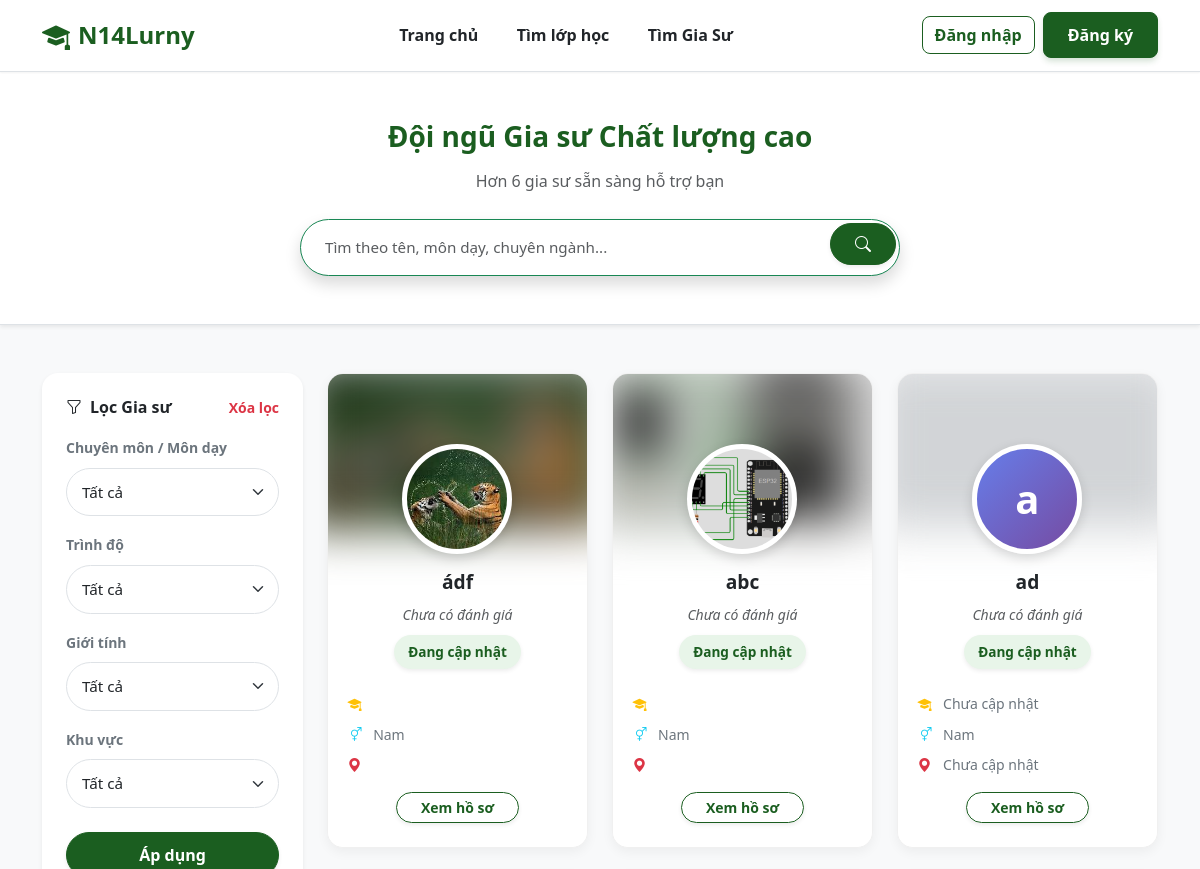
The app's page /N14Lurny/find-tutor.php (upper part), older data.
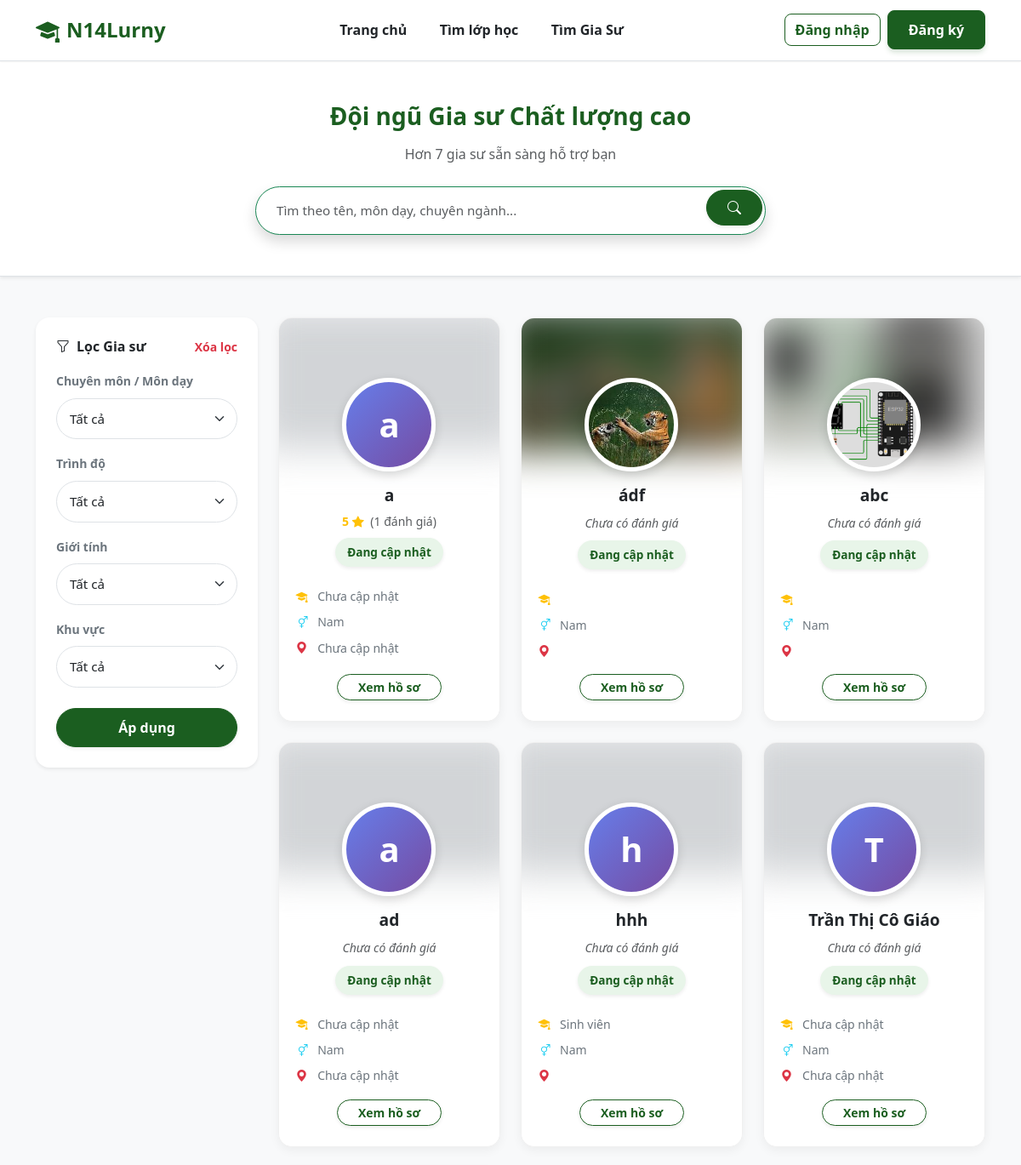
The same page, newer data.
### tables this page shows
CREATE TABLE `users` (
  `id` int(11) NOT NULL,
  `full_name` varchar(100) NOT NULL,
  `email` varchar(100) NOT NULL,
  `password` varchar(255) NOT NULL,
  `role` enum('admin','tutor','student') NOT NULL DEFAULT 'student',
  `avatar` varchar(255) DEFAULT NULL,
  `dob` date DEFAULT NULL,
  `gender` enum('Nam','Nữ','Khác') DEFAULT 'Nam',
  `phone` varchar(20) DEFAULT NULL,
  `bio` text DEFAULT NULL COMMENT 'Giới thiệu bản thân',
  `major` varchar(100) DEFAULT NULL COMMENT 'Chuyên ngành',
  `degree` varchar(100) DEFAULT NULL COMMENT 'Bằng cấp/Trình độ',
  `experience` varchar(100) DEFAULT NULL COMMENT 'Kinh nghiệm',
  `address` varchar(255) DEFAULT NULL COMMENT 'Địa chỉ/Khu vực',
  `school` varchar(255) DEFAULT NULL,
  `grade` varchar(50) DEFAULT NULL,
  `created_at` timestamp NOT NULL DEFAULT current_timestamp(),
  `warnings_count` int(11) DEFAULT 0 COMMENT 'Số lần bị cảnh cáo',
  `is_banned` tinyint(1) DEFAULT 0 COMMENT '1: Bị cấm dạy, 0: Bình thường',
  `avg_rating` float DEFAULT 0,
  `review_count` int(11) DEFAULT 0
);

### N14Lurny/find-tutor.php (the view, shortened to what the changed rows need)
<?php
require 'config/db.php';
$sql = "SELECT * FROM users WHERE role = 'tutor'";
$sql .= " ORDER BY id DESC";
$result = $conn->query($sql);
?>
<!DOCTYPE html>
<html lang="vi">
<head>
    <link href="https://cdn.jsdelivr.net/npm/bootstrap@5.3.0/dist/css/bootstrap.min.css" rel="stylesheet">
    <link href="https://cdn.jsdelivr.net/npm/bootstrap-icons@1.11.1/font/bootstrap-icons.css" rel="stylesheet">
    <link rel="stylesheet" href="assets/css/style.css">
</head>
<body class="bg-light">
<section class="bg-white border-bottom py-5 shadow-sm">
  <div class="container text-center">
    <h3 class="fw-bold text-success mb-3">Đội ngũ Gia sư Chất lượng cao</h3>
    <p class="text-muted mb-4">Hơn <?= $result->num_rows ?> gia sư sẵn sàng hỗ trợ bạn</p>
    <form action="find-tutor.php" method="GET" class="d-flex justify-content-center">
        <div class="position-relative" style="max-width: 600px; width: 100%;">
        </div>
    </form>
  </div>
</section>
<section class="py-5">
  <div class="container">
    <div class="row">
      <main class="col-lg-9">
        <?php if ($result && $result->num_rows > 0): ?>
            <div class="row g-4">
            <?php while($row = $result->fetch_assoc()):
                $avatar_url = (!empty($row['avatar']) && file_exists("assets/uploads/avatars/" . $row['avatar'])) ? "assets/uploads/avatars/" . $row['avatar'] : null;
                $initial = mb_substr($row['full_name'], 0, 1);
                $major_show = !empty($row['major']) ? $row['major'] : 'Đang cập nhật';
            ?>
                <div class="col-xl-4 col-md-6">
                    <div class="tutor-card text-center">
                        <div class="card-banner-blur" style="<?= $avatar_url ? "background-image: url('$avatar_url');" : '' ?>"></div>
                        <div class="tutor-avatar-wrapper">
                            <?php if($avatar_url): ?>
                                <img src="<?= $avatar_url ?>" class="tutor-avatar-lg">
                            <?php else: ?>
                                <div class="tutor-avatar-initial">
                                    <?= $initial ?>
                                </div>
                            <?php endif; ?>
                        </div>
                        <div class="card-body">
                            <h5 class="mb-2 text-truncate">
                                <a href="student/tutor_profile.php?id=<?= $row['id'] ?>" class="tutor-name"><?= htmlspecialchars($row['full_name']) ?></a>
                            </h5>
                            <div class="mb-2">
                                <?php
                                    $avg = isset($row['avg_rating']) && $row['avg_rating'] > 0 ? $row['avg_rating'] : 0;
                                    $count = isset($row['review_count']) && $row['review_count'] > 0 ? $row['review_count'] : 0;
                                ?>
                                <?php if($count > 0): ?>
                                    <div class="text-warning small fw-bold">
                                        <span><?= $avg ?></span> <i class="bi bi-star-fill"></i>
                                        <span class="text-muted fw-normal ms-1">(<?= $count ?> đánh giá)</span>
                                    </div>
                                <?php else: ?>
                                    <span class="small text-muted fst-italic">Chưa có đánh giá</span>
                                <?php endif; ?>
                            </div>
                            <div class="mb-4">
                                <span class="badge-major shadow-sm"><?= htmlspecialchars($major_show) ?></span>
                            </div>
                            <ul class="list-unstyled text-start small text-secondary mx-auto" style="max-width: 220px;">
                                <li class="mb-2 text-truncate" title="Trình độ"><i class="bi bi-mortarboard-fill text-warning me-2"></i> <?= htmlspecialchars($row['degree'] ?? 'Chưa cập nhật') ?></li>
                                <li class="mb-2 text-truncate" title="Giới tính"><i class="bi bi-gender-ambiguous text-info me-2"></i> <?= htmlspecialchars($row['gender']) ?></li>
                                <li class="mb-2 text-truncate" title="Khu vực"><i class="bi bi-geo-alt-fill text-danger me-2"></i> <?= htmlspecialchars($row['address'] ?? 'Chưa cập nhật') ?></li>
                            </ul>
                        </div>
                        <div class="card-footer bg-white border-0 pb-4 pt-0 text-center position-relative z-2">
                            <a href="student/tutor_profile.php?id=<?= $row['id'] ?>" class="btn btn-sm btn-outline-success rounded-pill fw-bold px-4 shadow-sm">
                                Xem hồ sơ
                            </a>
                        </div>
                    </div>
                </div>
            <?php endwhile; ?>
            </div>
        <?php endif; ?>
      </main>
    </div>
  </div>
</section>
<?php include 'includes/footer.php'; ?>
</body>
</html>

Row changes from the older to the newer data that the page shows:
added users: full_name "a", avg_rating "5", review_count "1", major "Đang cập nhật", degree "Chưa cập nhật", gender "Nam", address "Chưa cập nhật"
now on this page (row unchanged): users: full_name "h", full_name "hhh", review_count "Chưa có đánh giá", major "Đang cập nhật", degree "Sinh viên", gender "Nam"
now on this page (row unchanged): users: full_name "T", full_name "Trần Thị Cô Giáo", review_count "Chưa có đánh giá", major "Đang cập nhật", degree "Chưa cập nhật", gender "Nam", address "Chưa cập nhật"
Text that changed along with them:
$result->num_rows: "6" → "7"
